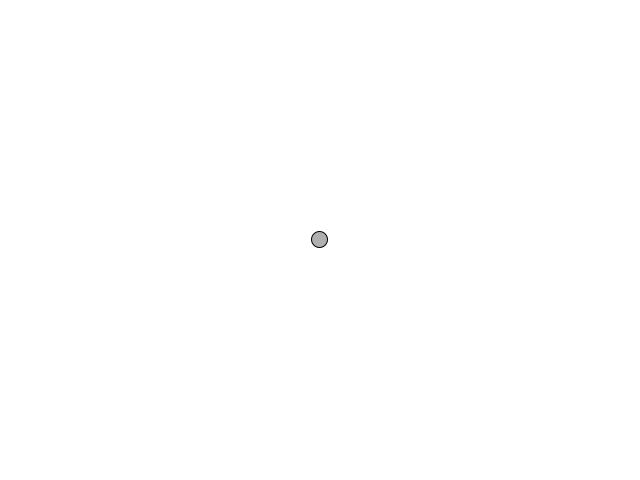
Frame 1 (no input)
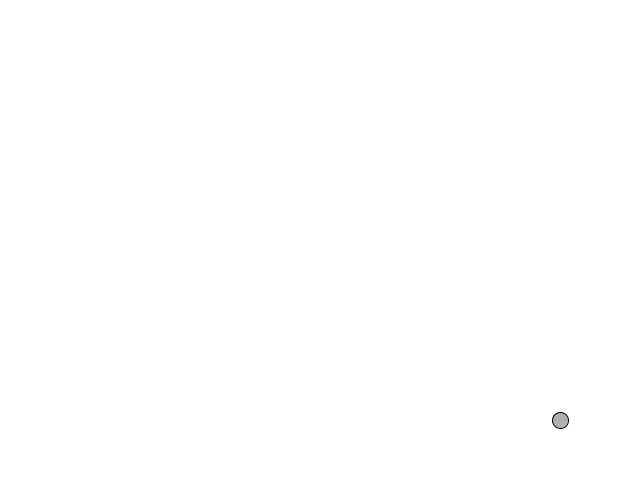
Frame 60 (the mouse pressed at the canvas centre just before this capture)
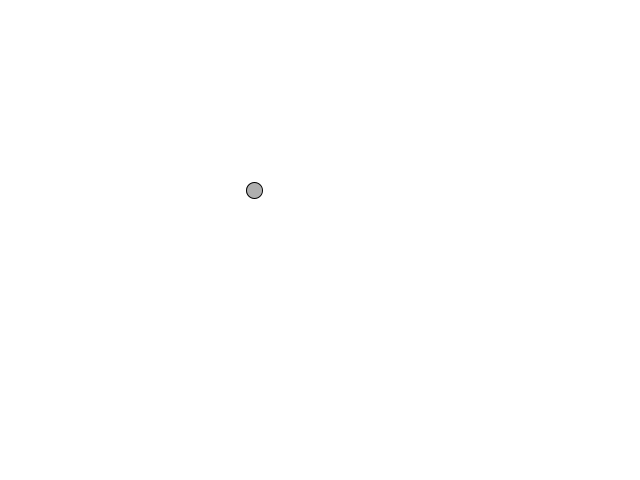
Frame 120 (the mouse held since frame 60 and released just before this capture)

The Processing sketch that drew these frames (run headless with seeded random() and noise(); from frame 60 on, the mouse is pressed at the canvas centre):

// Processing sketch: ejemplo1_10
// ── ejemplo1_10.pde
/*
 Ejemplo 1.10:Aceleración hacia el mouse
 The Nature of Code por Nathan Shiffman
 http://github.com/shiffman/the-Nature-of-Code
 
 La Naturaleza del Código
 traducido por Sergio Majluf, Nicolás Troncoso
 y estudiantes de Diseño UDD
 http://github.com/disenoudd/the-Nature-of-Code
 
 */
 
Movedor movedor;

void setup() {
  size(640, 480);
  movedor = new Movedor();

}
void draw() {
  background(255);
  movedor.actualizar();
  movedor.revisaBordes();
  movedor.mostrar();
}
// ── Caminante.pde
class Caminante {

  PVector posicion;
  PVector velocidad;
  PVector aceleracion;
  
  float veloMax;

  Caminante() {
    posicion = new PVector(width/2, height/2);
    velocidad = new PVector(0, 0);
    aceleracion = new PVector(-0.001, 0.01);
    veloMax = 10;
  }

  void actualizar() {

    PVector mouse = new PVector(mouseX, mouseY);
    // Paso 1: Clcular dirección
    PVector dir = PVector.sub(mouse, posicion);

    // Paso 2: Normalizar
    dir.normalize();

    // Paso 3: Escalar
    dir.mult(0.5);

    // Paso 4: Acelerar
    aceleracion = dir;

    // La velocidad cambia por la aceleración y es limitada por veloMax.
    velocidad.add(aceleracion);
    velocidad.limit(veloMax);
    posicion.add(velocidad);
  }

  void revisaBordes() {
    // Cuando lega a un borde, configura la posición para el borde opuesto.
    if (posicion.x > width) {
      posicion.x = 0;
    } else if (posicion.x < 0) {
      posicion.x = width;
    }

    if (posicion.y > height) {
      posicion.y = 0;
    } else if (posicion.y < 0) {
      posicion.y = height;
    }
  }
  
  void mostrar() {
    stroke(0);
    fill(175);
    // Ahora mostramos el caminante.
    ellipse(posicion.x, posicion.y, 16, 16);
  }
}
// ── Movedor.pde
class Movedor {

  PVector posicion;
  PVector velocidad;
  PVector aceleracion;
  
  float veloMax;

  Movedor() {
    posicion = new PVector(width/2, height/2);
    velocidad = new PVector(0, 0);
    aceleracion = new PVector(-0.001, 0.01);
    veloMax = 10;
  }

  void actualizar() {

    PVector mouse = new PVector(mouseX, mouseY);
    // Paso 1: Clcular dirección
    PVector dir = PVector.sub(mouse, posicion);

    // Paso 2: Normalizar
    dir.normalize();

    // Paso 3: Escalar
    dir.mult(0.5);

    // Paso 4: Acelerar
    aceleracion = dir;

    // La velocidad cambia por la aceleración y es limitada por veloMax.
    velocidad.add(aceleracion);
    velocidad.limit(veloMax);
    posicion.add(velocidad);
  }

  void revisaBordes() {
    // Cuando lega a un borde, configura la posición para el borde opuesto.
    if (posicion.x > width) {
      posicion.x = 0;
    } else if (posicion.x < 0) {
      posicion.x = width;
    }

    if (posicion.y > height) {
      posicion.y = 0;
    } else if (posicion.y < 0) {
      posicion.y = height;
    }
  }
  
  void mostrar() {
    stroke(0);
    fill(175);
    // Ahora mostramos el Movedor.
    ellipse(posicion.x, posicion.y, 16, 16);
  }
}
